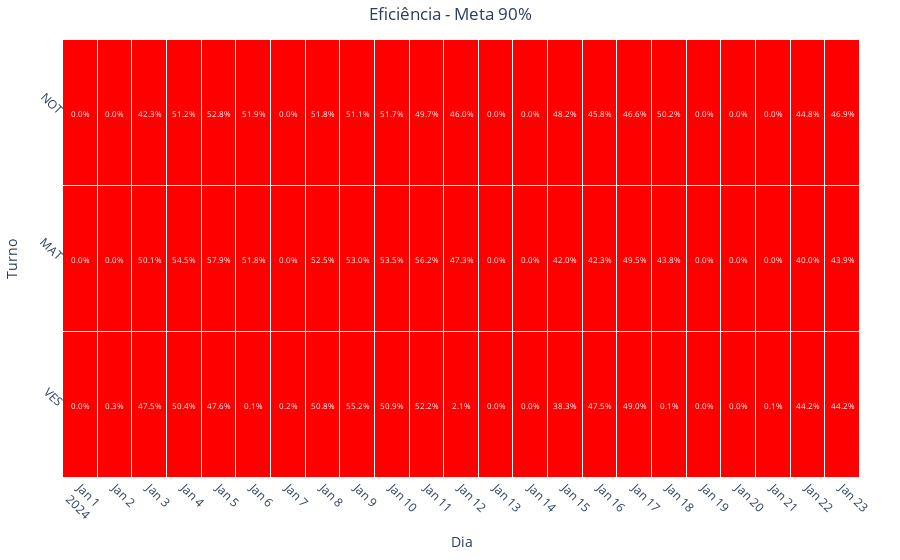

The notebook cell saved with this chart:
### Code cell
graph_heatmap_eff(df_eff, 90)
test(df_eff, 90)

### Figure 1 — Plotly figure (JSON) as saved in the notebook; plotly's stock layout.template omitted (floating-point values rounded to 4 significant figures)
{"data": [{"colorscale": [[0, "red"], [0.9, "red"], [0.9, "green"], [1, "green"]], "hoverongaps": false, "hovertemplate": "Turno: %{y}<br>Dia: %{x}<br>Valor: %{z:.1%}", "showscale": false, "type": "heatmap", "x": ["2024-01-01", "2024-01-02", "2024-01-03", "2024-01-04", "2024-01-05", "2024-01-06", "2024-01-07", "2024-01-08", "2024-01-09", "2024-01-10", "2024-01-11", "2024-01-12", "2024-01-13", "2024-01-14", "2024-01-15", "2024-01-16", "2024-01-17", "2024-01-18", "2024-01-19", "2024-01-20", "2024-01-21", "2024-01-22", "2024-01-23"], "xgap": 1, "y": ["VES", "MAT", "NOT"], "ygap": 1, "z": [[0, 0.002906, 0.4754, 0.504, 0.4763, 0.0008564, 0.001657, 0.5083, 0.5524, 0.5087, 0.5216, 0.02051, 0, 0.0001209, 0.3834, 0.4754, 0.4898, 0.001053, 0, 0, 0.0009827, 0.4417, 0.4422], [0, 0, 0.5012, 0.545, 0.5787, 0.5184, 0, 0.5247, 0.5297, 0.535, 0.5616, 0.4732, 0, 0, 0.4204, 0.4231, 0.4949, 0.438, 0, 0, 0, 0.3998, 0.4392], [0, 0, 0.4231, 0.5122, 0.5285, 0.5188, 0, 0.5184, 0.5113, 0.5173, 0.4972, 0.4601, 0, 0, 0.4817, 0.458, 0.4659, 0.5023, 0, 0, 1.512e-05, 0.4481, 0.469]], "zmax": 1, "zmin": 0}], "layout": {"annotations": [{"font": {"color": "white", "size": 8}, "showarrow": false, "text": "0.0%", "x": "2024-01-01", "y": "VES"}, {"font": {"color": "white", "size": 8}, "showarrow": false, "text": "0.3%", "x": "2024-01-02", "y": "VES"}, {"font": {"color": "white", "size": 8}, "showarrow": false, "text": "47.5%", "x": "2024-01-03", "y": "VES"}, {"font": {"color": "white", "size": 8}, "showarrow": false, "text": "50.4%", "x": "2024-01-04", "y": "VES"}, {"font": {"color": "white", "size": 8}, "showarrow": false, "text": "47.6%", "x": "2024-01-05", "y": "VES"}, {"font": {"color": "white", "size": 8}, "showarrow": false, "text": "0.1%", "x": "2024-01-06", "y": "VES"}, {"font": {"color": "white", "size": 8}, "showarrow": false, "text": "0.2%", "x": "2024-01-07", "y": "VES"}, {"font": {"color": "white", "size": 8}, "showarrow": false, "text": "50.8%", "x": "2024-01-08", "y": "VES"}, {"font": {"color": "white", "size": 8}, "showarrow": false, "text": "55.2%", "x": "2024-01-09", "y": "VES"}, {"font": {"color": "white", "size": 8}, "showarrow": false, "text": "50.9%", "x": "2024-01-10", "y": "VES"}, {"font": {"color": "white", "size": 8}, "showarrow": false, "text": "52.2%", "x": "2024-01-11", "y": "VES"}, {"font": {"color": "white", "size": 8}, "showarrow": false, "text": "2.1%", "x": "2024-01-12", "y": "VES"}, {"font": {"color": "white", "size": 8}, "showarrow": false, "text": "0.0%", "x": "2024-01-13", "y": "VES"}, {"font": {"color": "white", "size": 8}, "showarrow": false, "text": "0.0%", "x": "2024-01-14", "y": "VES"}, {"font": {"color": "white", "size": 8}, "showarrow": false, "text": "38.3%", "x": "2024-01-15", "y": "VES"}, {"font": {"color": "white", "size": 8}, "showarrow": false, "text": "47.5%", "x": "2024-01-16", "y": "VES"}, {"font": {"color": "white", "size": 8}, "showarrow": false, "text": "49.0%", "x": "2024-01-17", "y": "VES"}, {"font": {"color": "white", "size": 8}, "showarrow": false, "text": "0.1%", "x": "2024-01-18", "y": "VES"}, {"font": {"color": "white", "size": 8}, "showarrow": false, "text": "0.0%", "x": "2024-01-19", "y": "VES"}, {"font": {"color": "white", "size": 8}, "showarrow": false, "text": "0.0%", "x": "2024-01-20", "y": "VES"}, {"font": {"color": "white", "size": 8}, "showarrow": false, "text": "0.1%", "x": "2024-01-21", "y": "VES"}, {"font": {"color": "white", "size": 8}, "showarrow": false, "text": "44.2%", "x": "2024-01-22", "y": "VES"}, {"font": {"color": "white", "size": 8}, "showarrow": false, "text": "44.2%", "x": "2024-01-23", "y": "VES"}, {"font": {"color": "white", "size": 8}, "showarrow": false, "text": "0.0%", "x": "2024-01-01", "y": "MAT"}, {"font": {"color": "white", "size": 8}, "showarrow": false, "text": "0.0%", "x": "2024-01-02", "y": "MAT"}, {"font": {"color": "white", "size": 8}, "showarrow": false, "text": "50.1%", "x": "2024-01-03", "y": "MAT"}, {"font": {"color": "white", "size": 8}, "showarrow": false, "text": "54.5%", "x": "2024-01-04", "y": "MAT"}, {"font": {"color": "white", "size": 8}, "showarrow": false, "text": "57.9%", "x": "2024-01-05", "y": "MAT"}, {"font": {"color": "white", "size": 8}, "showarrow": false, "text": "51.8%", "x": "2024-01-06", "y": "MAT"}, {"font": {"color": "white", "size": 8}, "showarrow": false, "text": "0.0%", "x": "2024-01-07", "y": "MAT"}, {"font": {"color": "white", "size": 8}, "showarrow": false, "text": "52.5%", "x": "2024-01-08", "y": "MAT"}, {"font": {"color": "white", "size": 8}, "showarrow": false, "text": "53.0%", "x": "2024-01-09", "y": "MAT"}, {"font": {"color": "white", "size": 8}, "showarrow": false, "text": "53.5%", "x": "2024-01-10", "y": "MAT"}, {"font": {"color": "white", "size": 8}, "showarrow": false, "text": "56.2%", "x": "2024-01-11", "y": "MAT"}, {"font": {"color": "white", "size": 8}, "showarrow": false, "text": "47.3%", "x": "2024-01-12", "y": "MAT"}, {"font": {"color": "white", "size": 8}, "showarrow": false, "text": "0.0%", "x": "2024-01-13", "y": "MAT"}, {"font": {"color": "white", "size": 8}, "showarrow": false, "text": "0.0%", "x": "2024-01-14", "y": "MAT"}, {"font": {"color": "white", "size": 8}, "showarrow": false, "text": "42.0%", "x": "2024-01-15", "y": "MAT"}, {"font": {"color": "white", "size": 8}, "showarrow": false, "text": "42.3%", "x": "2024-01-16", "y": "MAT"}, {"font": {"color": "white", "size": 8}, "showarrow": false, "text": "49.5%", "x": "2024-01-17", "y": "MAT"}, {"font": {"color": "white", "size": 8}, "showarrow": false, "text": "43.8%", "x": "2024-01-18", "y": "MAT"}, {"font": {"color": "white", "size": 8}, "showarrow": false, "text": "0.0%", "x": "2024-01-19", "y": "MAT"}, {"font": {"color": "white", "size": 8}, "showarrow": false, "text": "0.0%", "x": "2024-01-20", "y": "MAT"}, {"font": {"color": "white", "size": 8}, "showarrow": false, "text": "0.0%", "x": "2024-01-21", "y": "MAT"}, {"font": {"color": "white", "size": 8}, "showarrow": false, "text": "40.0%", "x": "2024-01-22", "y": "MAT"}, {"font": {"color": "white", "size": 8}, "showarrow": false, "text": "43.9%", "x": "2024-01-23", "y": "MAT"}, {"font": {"color": "white", "size": 8}, "showarrow": false, "text": "0.0%", "x": "2024-01-01", "y": "NOT"}, {"font": {"color": "white", "size": 8}, "showarrow": false, "text": "0.0%", "x": "2024-01-02", "y": "NOT"}, {"font": {"color": "white", "size": 8}, "showarrow": false, "text": "42.3%", "x": "2024-01-03", "y": "NOT"}, {"font": {"color": "white", "size": 8}, "showarrow": false, "text": "51.2%", "x": "2024-01-04", "y": "NOT"}, {"font": {"color": "white", "size": 8}, "showarrow": false, "text": "52.8%", "x": "2024-01-05", "y": "NOT"}, {"font": {"color": "white", "size": 8}, "showarrow": false, "text": "51.9%", "x": "2024-01-06", "y": "NOT"}, {"font": {"color": "white", "size": 8}, "showarrow": false, "text": "0.0%", "x": "2024-01-07", "y": "NOT"}, {"font": {"color": "white", "size": 8}, "showarrow": false, "text": "51.8%", "x": "2024-01-08", "y": "NOT"}, {"font": {"color": "white", "size": 8}, "showarrow": false, "text": "51.1%", "x": "2024-01-09", "y": "NOT"}, {"font": {"color": "white", "size": 8}, "showarrow": false, "text": "51.7%", "x": "2024-01-10", "y": "NOT"}, {"font": {"color": "white", "size": 8}, "showarrow": false, "text": "49.7%", "x": "2024-01-11", "y": "NOT"}, {"font": {"color": "white", "size": 8}, "showarrow": false, "text": "46.0%", "x": "2024-01-12", "y": "NOT"}, {"font": {"color": "white", "size": 8}, "showarrow": false, "text": "0.0%", "x": "2024-01-13", "y": "NOT"}, {"font": {"color": "white", "size": 8}, "showarrow": false, "text": "0.0%", "x": "2024-01-14", "y": "NOT"}, {"font": {"color": "white", "size": 8}, "showarrow": false, "text": "48.2%", "x": "2024-01-15", "y": "NOT"}, {"font": {"color": "white", "size": 8}, "showarrow": false, "text": "45.8%", "x": "2024-01-16", "y": "NOT"}, {"font": {"color": "white", "size": 8}, "showarrow": false, "text": "46.6%", "x": "2024-01-17", "y": "NOT"}, {"font": {"color": "white", "size": 8}, "showarrow": false, "text": "50.2%", "x": "2024-01-18", "y": "NOT"}, {"font": {"color": "white", "size": 8}, "showarrow": false, "text": "0.0%", "x": "2024-01-19", "y": "NOT"}, {"font": {"color": "white", "size": 8}, "showarrow": false, "text": "0.0%", "x": "2024-01-20", "y": "NOT"}, {"font": {"color": "white", "size": 8}, "showarrow": false, "text": "0.0%", "x": "2024-01-21", "y": "NOT"}, {"font": {"color": "white", "size": 8}, "showarrow": false, "text": "44.8%", "x": "2024-01-22", "y": "NOT"}, {"font": {"color": "white", "size": 8}, "showarrow": false, "text": "46.9%", "x": "2024-01-23", "y": "NOT"}], "margin": {"b": 40, "l": 40, "r": 40, "t": 40}, "plot_bgcolor": "white", "title": {"text": "Eficiência - Meta 90%", "x": 0.5}, "xaxis": {"nticks": 31, "tickangle": 45, "tickmode": "linear", "ticktext": [1, 2, 3, 4, 5, 6, 7, 8, 9, 10, 11, 12, 13, 14, 15, 16, 17, 18, 19, 20, 21, 22, 23, 24, 25, 26, 27, 28, 29, 30, 31], "tickvals": [1, 2, 3, 4, 5, 6, 7, 8, 9, 10, 11, 12, 13, 14, 15, 16, 17, 18, 19, 20, 21, 22, 23, 24, 25, 26, 27, 28, 29, 30, 31], "title": {"text": "Dia"}}, "yaxis": {"tickangle": 45, "tickmode": "linear", "title": {"text": "Turno"}}}}
